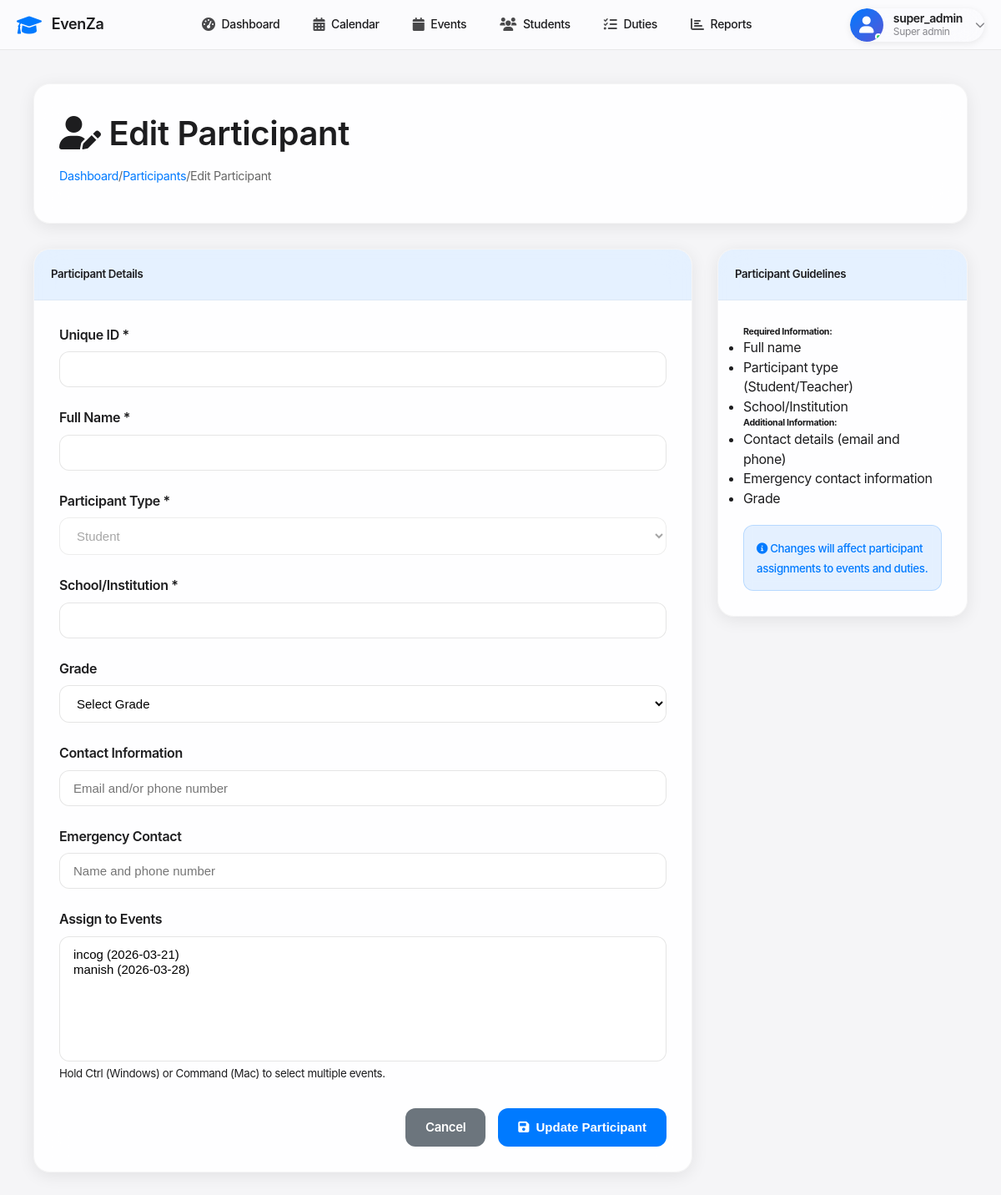
Page /participants/6/edit (signed in) on the earlier database version.
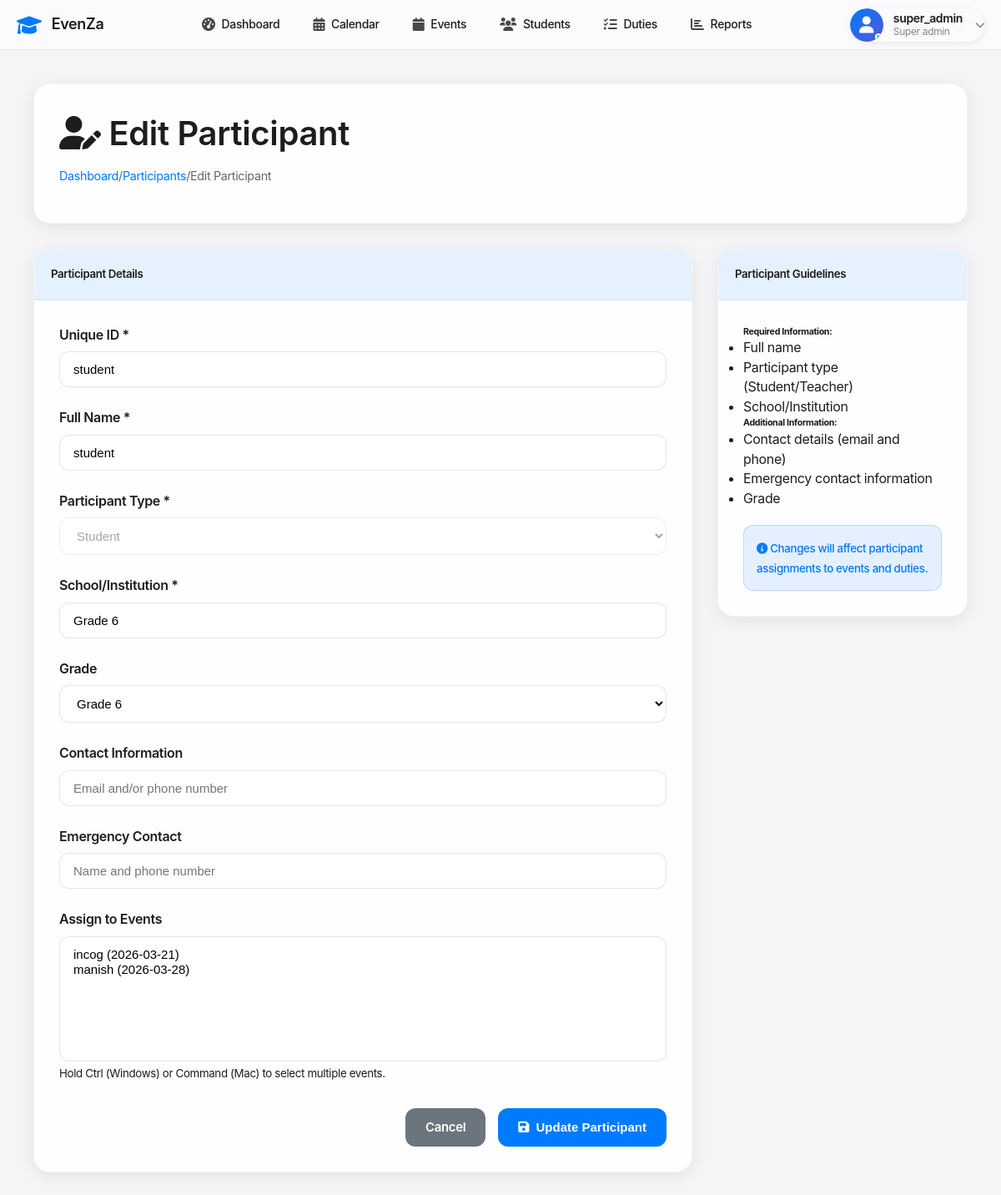
Same page on the later database version.
### tables this page shows
CREATE TABLE participants (
            id INTEGER PRIMARY KEY AUTOINCREMENT,
            unique_id TEXT UNIQUE NOT NULL,
            name TEXT NOT NULL,
            type TEXT NOT NULL CHECK (type IN ('student')),
            class_dept TEXT NOT NULL,
            school TEXT NOT NULL,
            grade TEXT,
            contact TEXT,
            emergency_contact TEXT,
            created_at TIMESTAMP DEFAULT CURRENT_TIMESTAMP
        );

### app.py (the view, shortened to what this page needs)
@app.route('/participants/<int:id>/edit', methods=['GET', 'POST'])
@role_required(['admin', 'super_admin'])
def edit_participant(id):
    conn = get_db_connection()
    participant = conn.execute('SELECT * FROM participants WHERE id = ?', (id,)).fetchone()
    events = conn.execute('SELECT id, name, event_date FROM events ORDER BY event_date').fetchall()
    assigned_events = [row['event_id'] for row in conn.execute('SELECT event_id FROM participant_events WHERE participant_id = ?', (id,)).fetchall()]
    conn.close()
    return render_template('edit_participant.html', participant=participant, events=events, assigned_events=assigned_events)

### app.py (called while the page is built)
def get_db_connection():
    conn = sqlite3.connect('events.db')
    conn.row_factory = sqlite3.Row
    return conn

def role_required(roles):
    def decorator(f):
        @wraps(f)
        def decorated_function(*args, **kwargs):
            if 'user_id' not in session:
                flash('Please login to access this page', 'error')
                return redirect(url_for('login'))
            if session.get('role') not in roles:
                flash('You do not have permission to access this page', 'error')
                return redirect(url_for('dashboard'))
            return f(*args, **kwargs)
        return decorated_function
    return decorator

### templates/edit_participant.html (shortened to what the changed rows need)
{% extends "base.html" %}
{% block content %}
<div class="edit-participant-container">
    <div class="page-header">
        <h1><i class="fas fa-user-edit"></i> Edit Participant</h1>
    </div>
    <div class="edit-participant-grid">
        <div class="edit-participant-main">
            <div class="form-card">
                <div class="form-card-body">
                    <form method="POST">
                        <div class="form-field">
                            <label for="unique_id">Unique ID *</label>
                            <input type="text" id="unique_id" name="unique_id" value="{{ participant.unique_id or '' }}" required>
                        </div>
                        <div class="form-field">
                            <label for="name">Full Name *</label>
                            <input type="text" id="name" name="name" value="{{ participant.name }}" required>
                        </div>
                        <div class="form-field">
                            <label for="school">School/Institution *</label>
                            <input type="text" id="school" name="school" value="{{ participant.class_dept }}" required>
                        </div>
                        <div class="form-field">
                            <label for="grade">Grade</label>
                            <select id="grade" name="grade">
                                <option value="">Select Grade</option>
                                <option value="6" {% if 'Grade 6' in participant.class_dept %}selected{% endif %}>Grade 6</option>
                            </select>
                        </div>
                    </form>
                </div>
            </div>
        </div>
    </div>
</div>
{% endblock %}

Differences in the rows shown:
added participants: unique_id "student", name "student", school "Grade 6", grade "Grade 6"
Other differences:
form field grade: "Select Grade" → (not shown)
